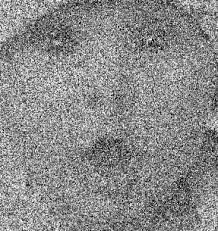
#> input picture Lab1/exercise/baby.jpeg, 218 x 231 px, found by its file name; its folder holds only this picture in this run
$ python 'Cau 7.py'
#> lines starting #> are read from the running program, lines starting #| are printed output that depends on the picture
#Cau 7
import imageio.v2 as iio
import numpy as np
import scipy.ndimage as ndimage
from skimage import filters
import os

# Directory containing the images
image_dir = 'Exercise/'
output_dir = 'Exercise_EdgeDetected/'
if not os.path.exists(output_dir):
    os.makedirs(output_dir)

# Edge detection filters
edge_filters = {
    'sobel': filters.sobel,
    'prewitt': filters.prewitt,
    'canny': lambda img: filters.canny(img, sigma=1)
}

# Process each image in the directory
for filename in os.listdir(image_dir):
    if filename.lower().endswith(('.png', '.jpg', '.jpeg', '.bmp')):
        image_path = os.path.join(image_dir, filename)
        img = iio.imread(image_path)
#> img is the input picture: shape (231, 218, 3); min 0, max 255, mean 137.8

        # Convert to grayscale if necessary
        if len(img.shape) > 2:
            img_gray = np.mean(img, axis=2)  # Simple grayscale conversion
        else:
            img_gray = img.copy()

        # Denoise the image before edge detection
        img_denoised = ndimage.median_filter(img_gray, size=3)
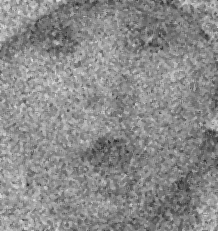
#> img_denoised: shape (231, 218) float64; min 39, max 226, mean 138.4

        # Apply each edge detection filter and save the result
        for filter_name, filter_func in edge_filters.items():
#> (the run stopped early here; a loop or call above may not have finished)

$ run again, on Lab1/exercise/balloons_noisy.png
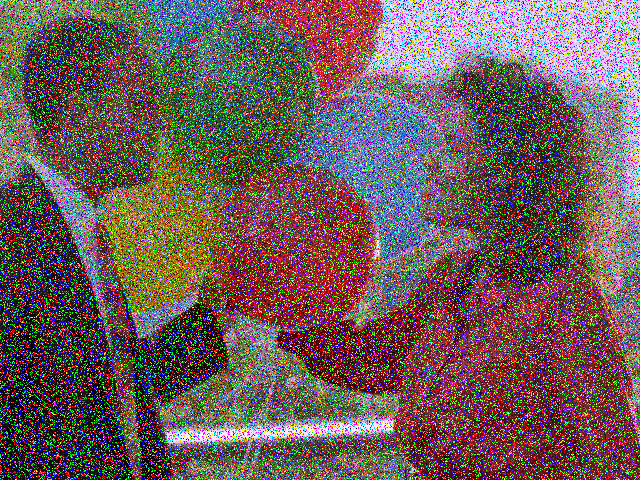
#> input picture Lab1/exercise/balloons_noisy.png, 640 x 480 px, found by its file name
#> img is the input picture: shape (480, 640, 3); mean R, G, B 109.1, 92, 89.9
